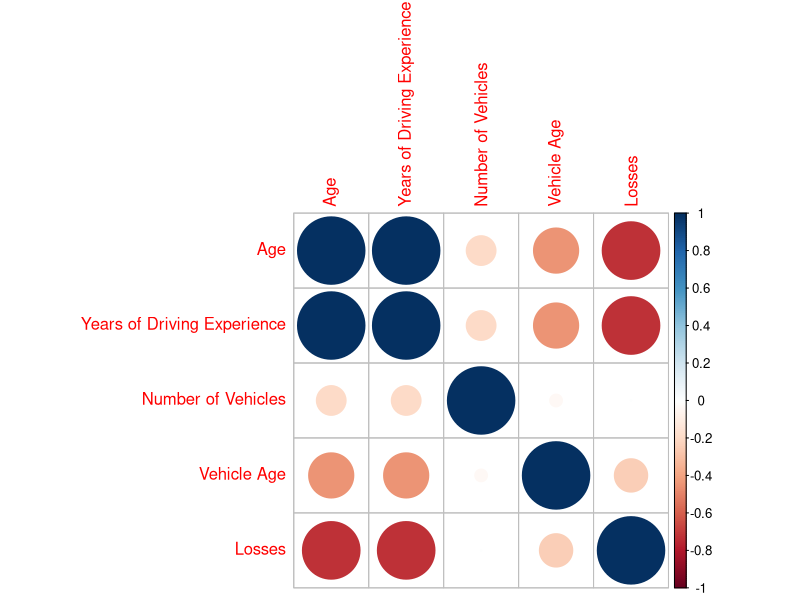
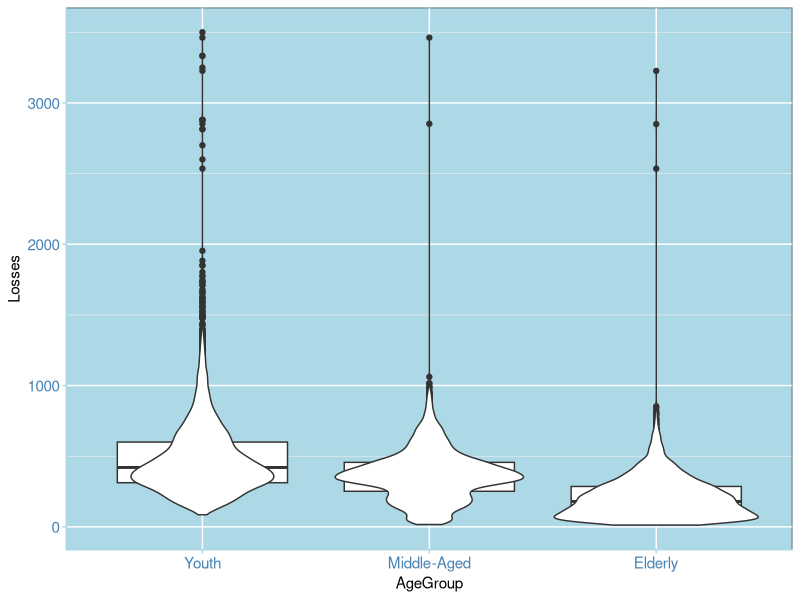
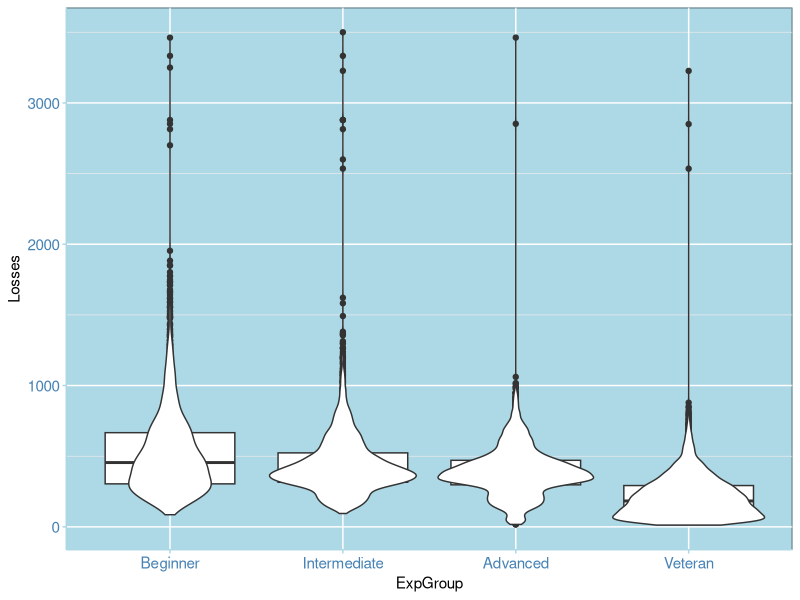
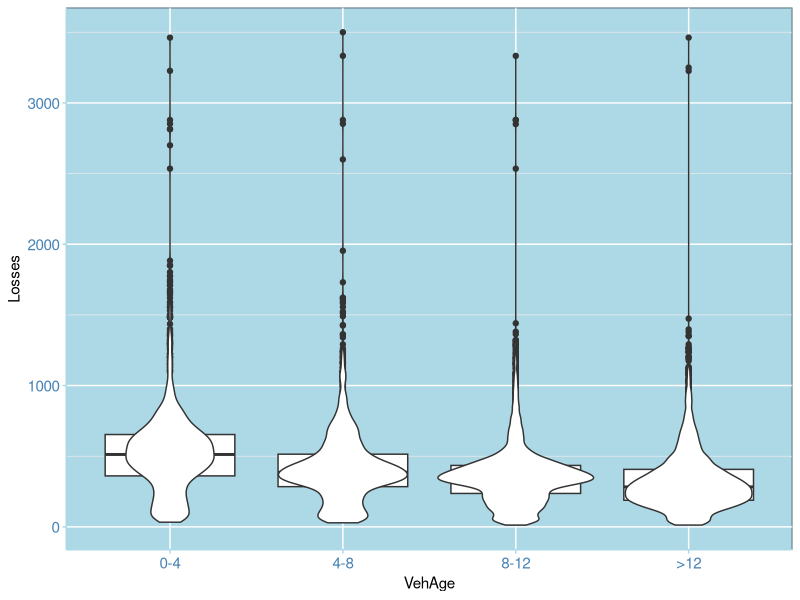
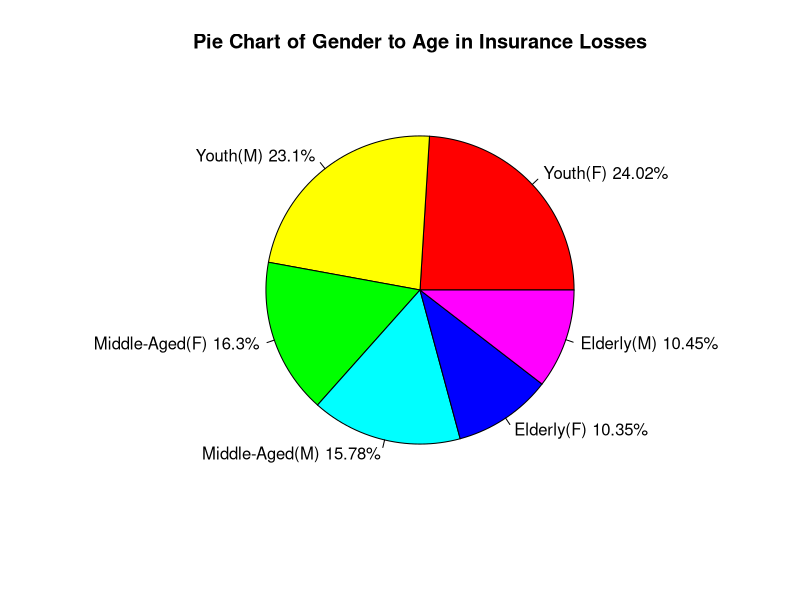
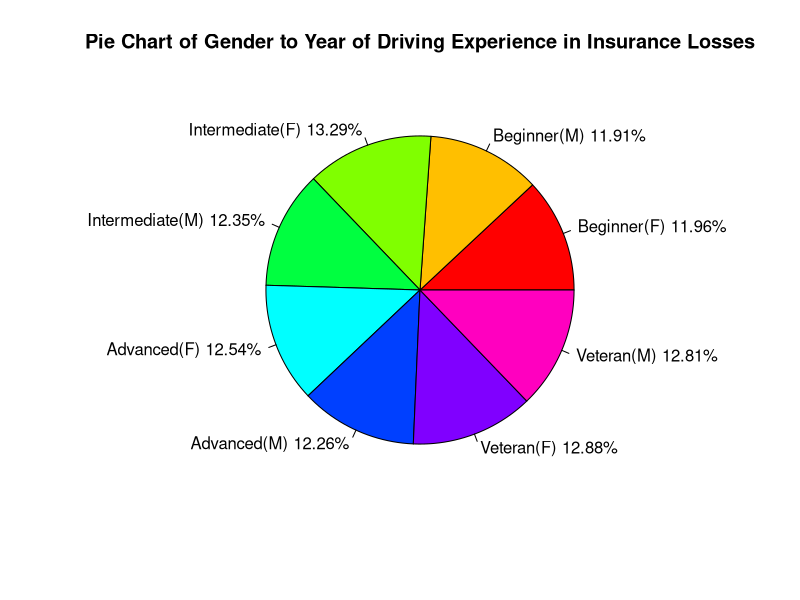
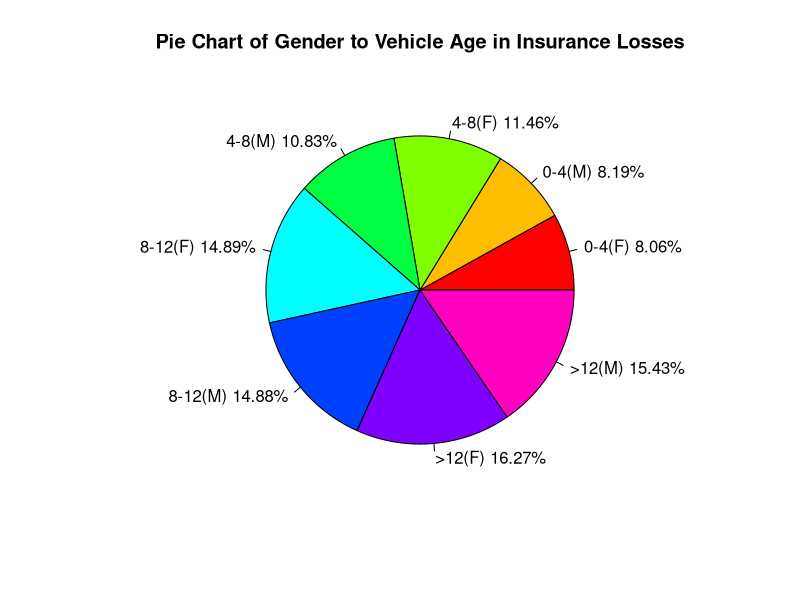
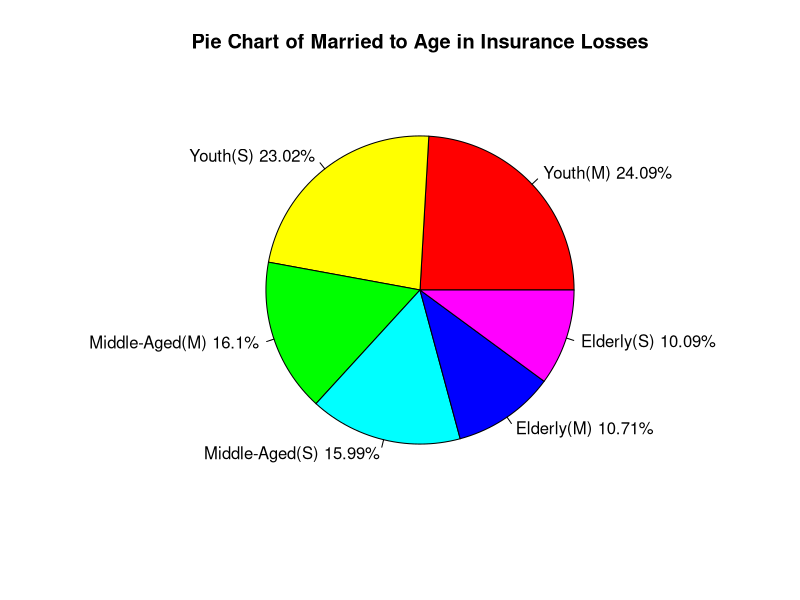

Here is the R script that generated these plots, in order:
## ---- chunk 1
library(readr)
library(tidyverse)
library(ggplot2)
library(dplyr)
library(reshape2)
library(corrplot)
library(plotrix)
library(ggthemes)
## ---- chunk 2
(insurance_loss <- read_csv("insurance_loss.csv"))
## ---- chunk 3
summary(insurance_loss)
## ---- chunk 4
glimpse(insurance_loss)
## ---- chunk 5
# Create a new theme
theme_bluewhite <- function (base_size = 11, base_family = "") {
 theme_bw() %+replace%
 theme(
 panel.grid.major = element_line(color = "white"),
 panel.background = element_rect(fill = "lightblue"),
 panel.border = element_rect(color = "lightblue", fill = NA),
 axis.line = element_line(color = "lightblue"),
 axis.ticks = element_line(color = "lightblue"),
 axis.text = element_text(color = "steelblue")
 )
}
## ---- chunk 6
insurance_loss_data <- insurance_loss[, c(2,3,4,7,9)]
cormat <- round(cor(insurance_loss_data),2)
head(cormat)
## ---- chunk 7
melted_cormat <- melt(cormat)
head(melted_cormat)
## ---- chunk 8
corrplot::corrplot(cor(cormat))
#Terdapat korelasi yang kuat antara Age, Years of Driving Experience, Vehicle Age, dan Losses.Age - Years of Driving Exp, Age memiliki korelasi positif yang kuat, sedangkan Age-Losses dan Years of Driving Exp-Losses memiliki korelasi negatif yang kuat.
## ---- chunk 9
AgeLabel = c('Youth', 'Middle-Aged', 'Elderly')
insurance_loss$AgeGroup = cut(insurance_loss$Age, breaks = c(16,40,63,Inf),
 labels = AgeLabel, right = FALSE)
ggplot(data=insurance_loss, mapping = aes(x=AgeGroup,y=Losses)) + 
  geom_boxplot() +
  geom_violin() +
  theme_bluewhite()
#Youth (usia muda, 16-40) dan middle aged(usia menengah, 40-63) memiliki hubungan nilai losses tertinggi
## ---- chunk 10
ExpLabel = c('Beginner', 'Intermediate', 'Advanced', 'Veteran')
insurance_loss$ExpGroup = cut(insurance_loss$`Years of Driving Experience`, breaks = c(0,6,23,42,Inf),
 labels = ExpLabel, right = FALSE)
ggplot(data=insurance_loss,mapping = aes(x=ExpGroup,y=Losses)) + 
  geom_boxplot() +
  geom_violin() +
  theme_bluewhite()
#Berdasarkan pengalaman driving, beginner(0-6 tahun), intermediate(6-23 tahun), dan advanced(23-42 tahun) memiliki tingkat hubungan losses yang hampir sama kuatnya.
## ---- chunk 11
ExpLabel = c("0-4", "4-8", "8-12", ">12")
insurance_loss$VehAge = cut(insurance_loss$"Vehicle Age", breaks = c(0,4,8,12,Inf),
 labels = ExpLabel, right = FALSE)
ggplot(data=insurance_loss,mapping = aes(x=VehAge, y=Losses)) + 
  geom_boxplot() +
  geom_violin() +
  theme_bluewhite()
#Berdasarkan usia kendaraan, usia kendaraan (0-4 tahun) memiliki nilai hubungan losses yang paling tinggi)
## ---- chunk 12
#Gender to Age Group
round(prop.table(table(insurance_loss$Gender, insurance_loss$AgeGroup)),4)

slices_gender_age <- round(prop.table(table(insurance_loss$Gender, insurance_loss$AgeGroup)),4)

lbls_gender_age <- c("Youth(F)", "Youth(M)", "Middle-Aged(F)", "Middle-Aged(M)", "Elderly(F)", "Elderly(M)")

pct <- slices_gender_age*100

lbls_gender_age <- paste(lbls_gender_age, pct) #add percents to labels

lbls_gender_age <- paste(lbls_gender_age, "%", sep = "")

pie(slices_gender_age, labels = lbls_gender_age, col = rainbow(length(lbls_gender_age)), main = "Pie Chart of Gender to Age in Insurance Losses")
#Youth/Usia muda sekitar 16-40 tahun baik laki-laki maupun perempuan, cenderung dominan dalam insurance Losses
## ---- chunk 13
#Gender to Year of Driving Experience
round(prop.table(table(insurance_loss$Gender, insurance_loss$ExpGroup)),4)

slices_gender_exp <- round(prop.table(table(insurance_loss$Gender, insurance_loss$ExpGroup)),4)

lbls_gender_exp <- c("Beginner(F)", "Beginner(M)", "Intermediate(F)", "Intermediate(M)", "Advanced(F)", "Advanced(M)", "Veteran(F)", "Veteran(M)")

pct <- slices_gender_exp*100

lbls_gender_exp <- paste(lbls_gender_exp, pct) #add percents to labels

lbls_gender_exp <- paste(lbls_gender_exp, "%", sep = "")

pie(slices_gender_exp, labels = lbls_gender_exp, col = rainbow(length(lbls_gender_exp)), main = "Pie Chart of Gender to Year of Driving Experience in Insurance Losses")
#variasi pengalaman kendaraan dalam setiap gender cenderung sama dalam insurance losses
## ---- chunk 14
#Gender to Vehicle Age
round(prop.table(table(insurance_loss$Gender, insurance_loss$VehAge)),4)

slices_gender_veh <- round(prop.table(table(insurance_loss$Gender, insurance_loss$VehAge)),4)

lbls_gender_veh <- c("0-4(F)", "0-4(M)", "4-8(F)", "4-8(M)", "8-12(F)", "8-12(M)", ">12(F)", ">12(M)")

pct <- slices_gender_veh*100

lbls_gender_veh <- paste(lbls_gender_veh, pct) #add percents to labels

lbls_gender_veh <- paste(lbls_gender_veh, "%", sep = "")

pie(slices_gender_veh, labels = lbls_gender_veh, col = rainbow(length(lbls_gender_veh)), main = "Pie Chart of Gender to Vehicle Age in Insurance Losses")
#Usia kenderaan lebih dari 12 tahun yang dimiliki laki-laki maupun perempuan cenderung dominan dalam insurance losses
## ---- chunk 15
round(prop.table(table(insurance_loss$Married, insurance_loss$AgeGroup)),4)

slices_married_age <- round(prop.table(table(insurance_loss$Married, insurance_loss$AgeGroup)),4)

lbls_married_age <- c("Youth(M)", "Youth(S)", "Middle-Aged(M)", "Middle-Aged(S)", "Elderly(M)", "Elderly(S)")

pct <- slices_married_age*100

lbls_married_age <- paste(lbls_married_age, pct) #add percents to labels

lbls_married_age <- paste(lbls_married_age, "%", sep = "")

pie(slices_married_age, labels = lbls_married_age, col = rainbow(length(lbls_married_age)), main = "Pie Chart of Married to Age in Insurance Losses")
#Usia muda (16-40 tahun) baik menikah maupun single cenderung dominan dalam insurance losses
## ---- chunk 16
#Married to Year of Driving Experience
round(prop.table(table(insurance_loss$Married, insurance_loss$ExpGroup)),4)

slices_married_exp <- round(prop.table(table(insurance_loss$Married, insurance_loss$ExpGroup)),4)

lbls_married_exp <- c("Beginner(M)", "Beginner(S)", "Intermediate(M)", "Intermediate(S)", "Advanced(M)", "Advanced(S)", "Veteran(M)", "Veteran(S)")

pct <- slices_married_exp*100

lbls_married_exp <- paste(lbls_married_exp, pct) #add percents to labels

lbls_married_exp <- paste(lbls_married_exp, "%", sep = "")

pie(slices_married_exp, labels = lbls_married_exp, col = rainbow(length(lbls_married_exp)), main = "Pie Chart of Married to Year of Driving Experience in Insurance Losses")
#pengalaman berkendara yang dimiliki pasangan menikah maupun single cenderung sama pada setiap rentang waktu dalam insurance losses
## ---- chunk 17
#Gender to Vehicle Age
round(prop.table(table(insurance_loss$Married, insurance_loss$VehAge)),4)

slices_married_veh <- round(prop.table(table(insurance_loss$Married, insurance_loss$VehAge)),4)

lbls_married_veh <- c("0-4(M)", "0-4(S)", "4-8(M)", "4-8(S)", "8-12(M)", "8-12(S)", ">12(M)", ">12(S)")

pct <- slices_married_veh*100

lbls_married_veh <- paste(lbls_married_veh, pct) #add percents to labels

lbls_married_veh <- paste(lbls_married_veh, "%", sep = "")

pie(slices_married_veh, labels = lbls_married_veh, col = rainbow(length(lbls_married_veh)), main = "Pie Chart of Married to Vehicle Age in Insurance Losses")
#Usia kendaraan lebih dari 12 tahun yang dimiliki pasangan menikah dan single, cenderung dominan dalam insurance losses 
## ---- chunk 18
ggplot(data = insurance_loss, mapping = aes(x=Gender, y=Age)) +
  geom_boxplot() +
  theme_bluewhite()
